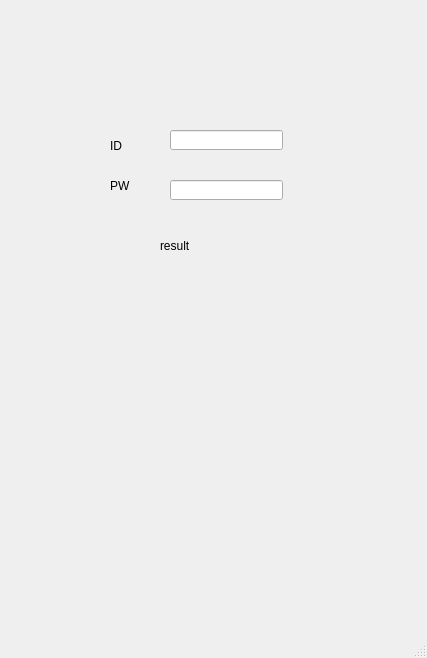
<?xml version="1.0" encoding="UTF-8"?>
<ui version="4.0">
 <class>MainWindow</class>
 <widget class="QMainWindow" name="MainWindow">
  <property name="geometry">
   <rect>
    <x>0</x>
    <y>0</y>
    <width>427</width>
    <height>658</height>
   </rect>
  </property>
  <property name="windowTitle">
   <string>MainWindow</string>
  </property>
  <widget class="QWidget" name="centralwidget">
   <widget class="QLabel" name="label">
    <property name="geometry">
     <rect>
      <x>110</x>
      <y>140</y>
      <width>56</width>
      <height>12</height>
     </rect>
    </property>
    <property name="text">
     <string>ID</string>
    </property>
   </widget>
   <widget class="QLabel" name="label_2">
    <property name="geometry">
     <rect>
      <x>110</x>
      <y>180</y>
      <width>56</width>
      <height>12</height>
     </rect>
    </property>
    <property name="text">
     <string>PW</string>
    </property>
   </widget>
   <widget class="QLineEdit" name="lineEdit">
    <property name="geometry">
     <rect>
      <x>170</x>
      <y>130</y>
      <width>113</width>
      <height>20</height>
     </rect>
    </property>
   </widget>
   <widget class="QLineEdit" name="lineEdit_2">
    <property name="geometry">
     <rect>
      <x>170</x>
      <y>180</y>
      <width>113</width>
      <height>20</height>
     </rect>
    </property>
   </widget>
   <widget class="QLabel" name="label_3">
    <property name="geometry">
     <rect>
      <x>160</x>
      <y>240</y>
      <width>56</width>
      <height>12</height>
     </rect>
    </property>
    <property name="text">
     <string>result</string>
    </property>
   </widget>
  </widget>
  <widget class="QMenuBar" name="menubar">
   <property name="geometry">
    <rect>
     <x>0</x>
     <y>0</y>
     <width>427</width>
     <height>21</height>
    </rect>
   </property>
  </widget>
  <widget class="QStatusBar" name="statusbar"/>
 </widget>
 <resources/>
 <connections/>
</ui>
